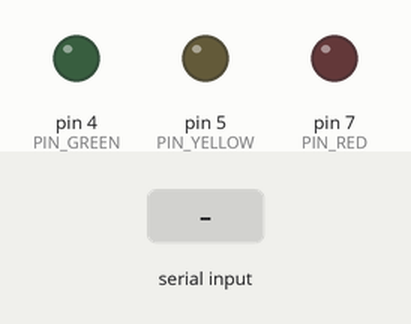
Bench run of a sketch on a simulated Arduino Uno, built with avr-gcc and run on an emulated ATmega328P. On the bench: output pins drawn as LEDs (lit = HIGH). Inputs (shaded band) come from the test bench. What the sketch prints to the serial monitor is not drawn.

Above: at 0.1 s.
At 2.0 s:
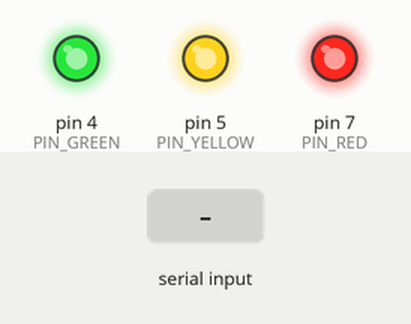
2.1 s: byte 255 (0xff) received over Serial
Timing chart, 0 to 5.1 s (numbered marks = the images above; inputs shaded):
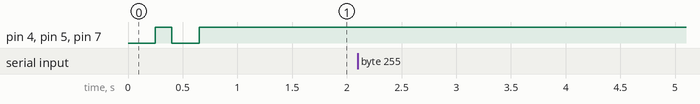

The sketch:

script.ino
```cpp
#define ON  0x0 // low voltage  = on   (see relais specifications)
#define OFF 0x1 // high voltage = off

// relais control connection pins
uint8_t PIN_GREEN = 4;
uint8_t PIN_YELLOW = 5;
uint8_t PIN_RED = 7;
uint8_t PINS[] = { PIN_GREEN, PIN_YELLOW, PIN_RED };

void setup() {
  Serial.begin(115200);
  Serial.flush();

  // define all pins as output and set them to OFF,
  // which is necessary if a low-level-trigger relais is used
  for (uint8_t pin : PINS) {
    pinMode(pin, OUTPUT);
    set(pin, OFF);
  }

  // play simple power animation
  for (int i = 0; i < 2; i++) {
    for (uint8_t pin : PINS) {
      set(pin, ON);
    }
    delay(250);
    for (uint8_t pin : PINS) {
      set(pin, OFF);
    }
    delay(150);
  }
}

int queue[16]; // create queue array of size 16 (maximum command length is now 16 bytes)
int cursor = 0; // keep track of current queue position

void loop() {

  while (Serial.available()) {
    // read the current byte
    int value = Serial.read();

    // 0xff as command terminator -> process command bytes
    if (value == 0xff) {

      // reply our data for debug
      for (int current : queue) {
        Serial.write(current);
      }
      Serial.flush();

      // process our collected data queue, reset, startover
      execute();
      cursor = 0;
      delete[] queue;
      return;
    }

    // add current byte to queue
    queue[cursor] = value;
    cursor++;
  }
}

void execute() {
  int mode = queue[0];

  switch (mode) {
    case 0: {
      int pin = queue[1];
      int data = queue[2];

      set(PINS[pin], data ? ON : OFF);
      break;
    }
  }

}

void set(uint8_t pin, uint8_t mode) {
  digitalWrite(pin, mode);
}
```

Measured:
- after the input at 2.1 s, every drawn part: stays the same
